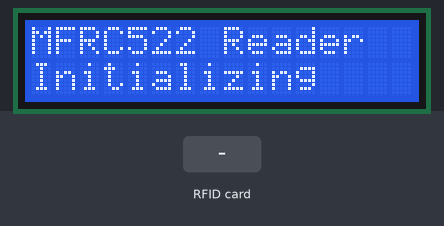
This sketch was run on a simulated ESP8266 (NodeMCU). Shown: 16×2 character LCD. The inputs (shaded band) are chosen by the test bench. What the sketch prints to the serial monitor is not drawn.

Above: at 0.2 s.
At 3.3 s:
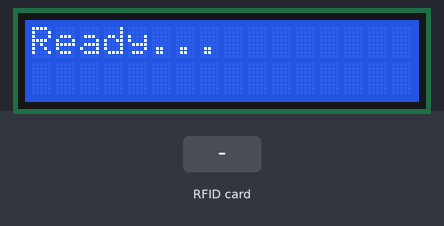
3.4 s: RFID card 5E 7A 19 C4 held to the reader
At 4.8 s:
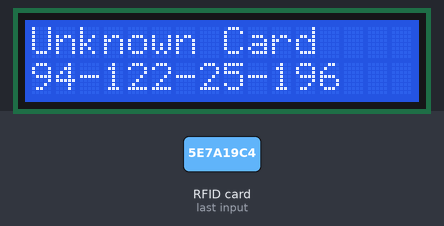
Timing chart, 0 to 6.4 s (numbered marks = the images above; inputs shaded):
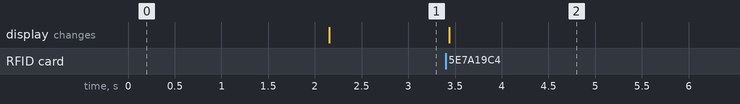

Measured:
- after the input at 3.4 s, the display: changes at once (image 2)

The sketch:

RFID522_Lcd.ino
```cpp
/*
 * =====================================================
 *  RFID MFRC522 + LCD1602 I2C
 *  ESP8266 / ESP32
 * =====================================================
 */

#include <SPI.h>
#include <MFRC522.h>
#include <Wire.h>
#include <LiquidCrystal_I2C.h>

/*=====================================================
    MFRC522 Pin
=====================================================*/
#if defined(ESP8266)

#define SS_PIN   D3
#define RST_PIN  D4

#elif defined(ESP32)

#define SS_PIN    5
#define SCK_PIN   18
#define MISO_PIN  19
#define MOSI_PIN  23
#define RST_PIN   13

#endif

/*=====================================================
    MFRC522 Object
=====================================================*/
MFRC522 mfrc522(SS_PIN, RST_PIN);

/*=====================================================
    Function Prototype
=====================================================*/
void initMFRC522();

String getCardUID();
String getCardUIDinHEX(byte *buffer, byte bufferSize);
String getCardUIDinDEC(byte *buffer, byte bufferSize);

/*=====================================================
    LCD I2C
=====================================================*/
#if defined(ESP8266)

#define SDA_PIN D2
#define SCL_PIN D1

#elif defined(ESP32)

#define SDA_PIN 27
#define SCL_PIN 16

#endif

#define LCD_ADDRESS 0x27
#define LCD_COLS    16
#define LCD_ROWS    2

LiquidCrystal_I2C lcd(LCD_ADDRESS, LCD_COLS, LCD_ROWS);

/*=====================================================
    LCD Prototype
=====================================================*/
void initLCD();
void printLcd(String line1, String line2);

/*=====================================================
    Setup
=====================================================*/
void setup()
{
    Serial.begin(115200);

    Wire.begin(SDA_PIN, SCL_PIN);

    initMFRC522();
    initLCD();

    Serial.println();
    Serial.println("==========================");
    Serial.println(" RFID MFRC522 Monitoring");
    Serial.println("==========================");
}

/*=====================================================
    Loop
=====================================================*/
void loop()
{
    String uid = getCardUID();

    if (uid == "")
    {
        delay(100);
        return;
    }

    Serial.print("Card UID = ");
    Serial.println(uid);

    //=========================
    // Thay UID thật của bạn
    //=========================

    if (uid == "224-45-214-11")
    {
        printLcd("MFRC522", "White Card");
    }
    else if (uid == "79-126-152-189")
    {
        printLcd("MFRC522", "Blue Card");
    }
    else
    {
        printLcd("Unknown Card", uid);
    }

    delay(1000);
}

/*=====================================================
    MFRC522 Initialization
=====================================================*/
void initMFRC522()
{
#if defined(ESP32)
    SPI.begin(SCK_PIN, MISO_PIN, MOSI_PIN, SS_PIN);
#else
    SPI.begin();
#endif

    mfrc522.PCD_Init();

    Serial.println("MFRC522 Initialized");
}

/*=====================================================
    Read Card UID
=====================================================*/
String getCardUID()
{
    if (!mfrc522.PICC_IsNewCardPresent())
        return "";

    if (!mfrc522.PICC_ReadCardSerial())
        return "";

    Serial.print("UID HEX : ");
    Serial.println(getCardUIDinHEX(
        mfrc522.uid.uidByte,
        mfrc522.uid.size));

    String uid = getCardUIDinDEC(
        mfrc522.uid.uidByte,
        mfrc522.uid.size);

    Serial.print("UID DEC : ");
    Serial.println(uid);

    Serial.println("--------------------------");

    mfrc522.PICC_HaltA();
    mfrc522.PCD_StopCrypto1();

    return uid;
}

/*=====================================================
    UID HEX
=====================================================*/
String getCardUIDinHEX(byte *buffer, byte bufferSize)
{
    String result = "";

    for (byte i = 0; i < bufferSize; i++)
    {
        if (buffer[i] < 0x10)
            result += "0";

        result += String(buffer[i], HEX);

        if (i < bufferSize - 1)
            result += "-";
    }

    result.toUpperCase();

    return result;
}

/*=====================================================
    UID DEC
=====================================================*/
String getCardUIDinDEC(byte *buffer, byte bufferSize)
{
    String result = "";

    for (byte i = 0; i < bufferSize; i++)
    {
        result += String(buffer[i]);

        if (i < bufferSize - 1)
            result += "-";
    }

    return result;
}

/*=====================================================
    LCD Initialization
=====================================================*/
void initLCD()
{
    lcd.init();
    lcd.backlight();

    lcd.clear();

    lcd.setCursor(0, 0);
    lcd.print("MFRC522 Reader");

    lcd.setCursor(0, 1);
    lcd.print("Initializing");

    delay(2000);

    lcd.clear();

    lcd.setCursor(0, 0);
    lcd.print("Ready...");
}

/*=====================================================
    Print LCD
=====================================================*/
void printLcd(String line1, String line2)
{
    lcd.clear();

    lcd.setCursor(0, 0);
    lcd.print(line1);

    lcd.setCursor(0, 1);
    lcd.print(line2);
}
```
